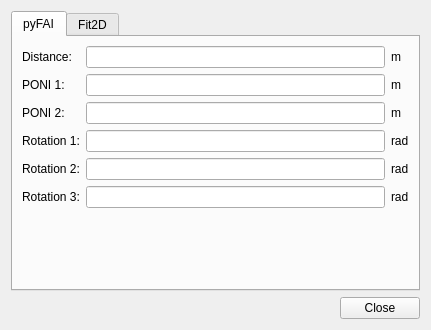
<?xml version="1.0" encoding="UTF-8"?>
<ui version="4.0">
 <class>Form</class>
 <widget class="QWidget" name="Form">
  <property name="geometry">
   <rect>
    <x>0</x>
    <y>0</y>
    <width>431</width>
    <height>330</height>
   </rect>
  </property>
  <property name="windowTitle">
   <string>Sample stage geometry</string>
  </property>
  <layout class="QVBoxLayout" name="verticalLayout">
   <item>
    <widget class="QTabWidget" name="tabWidget">
     <property name="currentIndex">
      <number>0</number>
     </property>
     <widget class="QWidget" name="tab">
      <attribute name="title">
       <string>pyFAI</string>
      </attribute>
      <layout class="QGridLayout" name="gridLayout">
       <item row="3" column="0">
        <widget class="QLabel" name="label_2">
         <property name="text">
          <string>PONI 2:</string>
         </property>
        </widget>
       </item>
       <item row="3" column="1">
        <widget class="QuantityEdit" name="_pyfaiPoni2">
         <property name="text">
          <string/>
         </property>
         <property name="alignment">
          <set>Qt::AlignRight|Qt::AlignTrailing|Qt::AlignVCenter</set>
         </property>
        </widget>
       </item>
       <item row="1" column="0">
        <widget class="QLabel" name="label">
         <property name="text">
          <string>PONI 1:</string>
         </property>
        </widget>
       </item>
       <item row="0" column="2">
        <widget class="UnitLabel" name="_pyfaiDistanceUnit">
         <property name="sizePolicy">
          <sizepolicy hsizetype="Fixed" vsizetype="Preferred">
           <horstretch>0</horstretch>
           <verstretch>0</verstretch>
          </sizepolicy>
         </property>
         <property name="text">
          <string>m</string>
         </property>
        </widget>
       </item>
       <item row="6" column="2">
        <widget class="UnitLabel" name="_pyfaiRotation3Unit">
         <property name="sizePolicy">
          <sizepolicy hsizetype="Fixed" vsizetype="Preferred">
           <horstretch>0</horstretch>
           <verstretch>0</verstretch>
          </sizepolicy>
         </property>
         <property name="text">
          <string>rad</string>
         </property>
        </widget>
       </item>
       <item row="5" column="2">
        <widget class="UnitLabel" name="_pyfaiRotation2Unit">
         <property name="sizePolicy">
          <sizepolicy hsizetype="Fixed" vsizetype="Preferred">
           <horstretch>0</horstretch>
           <verstretch>0</verstretch>
          </sizepolicy>
         </property>
         <property name="text">
          <string>rad</string>
         </property>
        </widget>
       </item>
       <item row="4" column="0">
        <widget class="QLabel" name="label_3">
         <property name="text">
          <string>Rotation 1:</string>
         </property>
        </widget>
       </item>
       <item row="6" column="0">
        <widget class="QLabel" name="label_4">
         <property name="text">
          <string>Rotation 3:</string>
         </property>
        </widget>
       </item>
       <item row="1" column="2">
        <widget class="UnitLabel" name="_pyfaiPoni1Unit">
         <property name="sizePolicy">
          <sizepolicy hsizetype="Fixed" vsizetype="Preferred">
           <horstretch>0</horstretch>
           <verstretch>0</verstretch>
          </sizepolicy>
         </property>
         <property name="text">
          <string>m</string>
         </property>
        </widget>
       </item>
       <item row="5" column="0">
        <widget class="QLabel" name="label_5">
         <property name="text">
          <string>Rotation 2:</string>
         </property>
        </widget>
       </item>
       <item row="1" column="1">
        <widget class="QuantityEdit" name="_pyfaiPoni1">
         <property name="text">
          <string/>
         </property>
         <property name="alignment">
          <set>Qt::AlignRight|Qt::AlignTrailing|Qt::AlignVCenter</set>
         </property>
        </widget>
       </item>
       <item row="5" column="1">
        <widget class="QuantityEdit" name="_pyfaiRotation2">
         <property name="text">
          <string/>
         </property>
         <property name="alignment">
          <set>Qt::AlignRight|Qt::AlignTrailing|Qt::AlignVCenter</set>
         </property>
        </widget>
       </item>
       <item row="4" column="1">
        <widget class="QuantityEdit" name="_pyfaiRotation1">
         <property name="text">
          <string/>
         </property>
         <property name="alignment">
          <set>Qt::AlignRight|Qt::AlignTrailing|Qt::AlignVCenter</set>
         </property>
        </widget>
       </item>
       <item row="6" column="1">
        <widget class="QuantityEdit" name="_pyfaiRotation3">
         <property name="text">
          <string/>
         </property>
         <property name="alignment">
          <set>Qt::AlignRight|Qt::AlignTrailing|Qt::AlignVCenter</set>
         </property>
        </widget>
       </item>
       <item row="0" column="1">
        <widget class="QuantityEdit" name="_pyfaiDistance">
         <property name="text">
          <string/>
         </property>
         <property name="alignment">
          <set>Qt::AlignRight|Qt::AlignTrailing|Qt::AlignVCenter</set>
         </property>
        </widget>
       </item>
       <item row="0" column="0">
        <widget class="QLabel" name="label_6">
         <property name="text">
          <string>Distance:</string>
         </property>
        </widget>
       </item>
       <item row="3" column="2">
        <widget class="UnitLabel" name="_pyfaiPoni2Unit">
         <property name="sizePolicy">
          <sizepolicy hsizetype="Fixed" vsizetype="Preferred">
           <horstretch>0</horstretch>
           <verstretch>0</verstretch>
          </sizepolicy>
         </property>
         <property name="text">
          <string>m</string>
         </property>
        </widget>
       </item>
       <item row="4" column="2">
        <widget class="UnitLabel" name="_pyfaiRotation1Unit">
         <property name="sizePolicy">
          <sizepolicy hsizetype="Fixed" vsizetype="Preferred">
           <horstretch>0</horstretch>
           <verstretch>0</verstretch>
          </sizepolicy>
         </property>
         <property name="text">
          <string>rad</string>
         </property>
        </widget>
       </item>
       <item row="7" column="1">
        <spacer name="verticalSpacer">
         <property name="orientation">
          <enum>Qt::Vertical</enum>
         </property>
         <property name="sizeHint" stdset="0">
          <size>
           <width>20</width>
           <height>40</height>
          </size>
         </property>
        </spacer>
       </item>
      </layout>
     </widget>
     <widget class="QWidget" name="tab_2">
      <attribute name="title">
       <string>Fit2D</string>
      </attribute>
      <layout class="QGridLayout" name="gridLayout_2">
       <item row="3" column="1">
        <widget class="QuantityEdit" name="_fit2dTilt">
         <property name="text">
          <string/>
         </property>
         <property name="alignment">
          <set>Qt::AlignRight|Qt::AlignTrailing|Qt::AlignVCenter</set>
         </property>
        </widget>
       </item>
       <item row="0" column="0">
        <widget class="QLabel" name="label_7">
         <property name="text">
          <string>Direct distance:</string>
         </property>
        </widget>
       </item>
       <item row="0" column="1">
        <widget class="QuantityEdit" name="_fit2dDistance">
         <property name="text">
          <string/>
         </property>
         <property name="alignment">
          <set>Qt::AlignRight|Qt::AlignTrailing|Qt::AlignVCenter</set>
         </property>
        </widget>
       </item>
       <item row="2" column="0">
        <widget class="QLabel" name="label_16">
         <property name="text">
          <string>Center Y:</string>
         </property>
        </widget>
       </item>
       <item row="1" column="2">
        <widget class="UnitLabel" name="_fit2dCenterXUnit">
         <property name="sizePolicy">
          <sizepolicy hsizetype="Fixed" vsizetype="Preferred">
           <horstretch>0</horstretch>
           <verstretch>0</verstretch>
          </sizepolicy>
         </property>
         <property name="text">
          <string>px</string>
         </property>
        </widget>
       </item>
       <item row="2" column="2">
        <widget class="UnitLabel" name="_fit2dCenterYUnit">
         <property name="sizePolicy">
          <sizepolicy hsizetype="Fixed" vsizetype="Preferred">
           <horstretch>0</horstretch>
           <verstretch>0</verstretch>
          </sizepolicy>
         </property>
         <property name="text">
          <string>px</string>
         </property>
        </widget>
       </item>
       <item row="4" column="1">
        <widget class="QuantityEdit" name="_fit2dTiltPlan">
         <property name="text">
          <string/>
         </property>
         <property name="alignment">
          <set>Qt::AlignRight|Qt::AlignTrailing|Qt::AlignVCenter</set>
         </property>
        </widget>
       </item>
       <item row="6" column="0">
        <widget class="QWidget" name="widget" native="true"/>
       </item>
       <item row="1" column="1">
        <widget class="QuantityEdit" name="_fit2dCenterX">
         <property name="text">
          <string/>
         </property>
         <property name="alignment">
          <set>Qt::AlignRight|Qt::AlignTrailing|Qt::AlignVCenter</set>
         </property>
        </widget>
       </item>
       <item row="4" column="2">
        <widget class="UnitLabel" name="_fit2dTiltPlanUnit">
         <property name="sizePolicy">
          <sizepolicy hsizetype="Fixed" vsizetype="Preferred">
           <horstretch>0</horstretch>
           <verstretch>0</verstretch>
          </sizepolicy>
         </property>
         <property name="text">
          <string>rad</string>
         </property>
        </widget>
       </item>
       <item row="4" column="0">
        <widget class="QLabel" name="label_18">
         <property name="text">
          <string>Tilt plan rotation:</string>
         </property>
        </widget>
       </item>
       <item row="3" column="2">
        <widget class="UnitLabel" name="_fit2dTiltUnit">
         <property name="sizePolicy">
          <sizepolicy hsizetype="Fixed" vsizetype="Preferred">
           <horstretch>0</horstretch>
           <verstretch>0</verstretch>
          </sizepolicy>
         </property>
         <property name="text">
          <string>rad</string>
         </property>
        </widget>
       </item>
       <item row="1" column="0">
        <widget class="QLabel" name="label_15">
         <property name="text">
          <string>Center X:</string>
         </property>
        </widget>
       </item>
       <item row="2" column="1">
        <widget class="QuantityEdit" name="_fit2dCenterY">
         <property name="text">
          <string/>
         </property>
         <property name="alignment">
          <set>Qt::AlignRight|Qt::AlignTrailing|Qt::AlignVCenter</set>
         </property>
        </widget>
       </item>
       <item row="6" column="1">
        <spacer name="verticalSpacer_2">
         <property name="orientation">
          <enum>Qt::Vertical</enum>
         </property>
         <property name="sizeHint" stdset="0">
          <size>
           <width>20</width>
           <height>40</height>
          </size>
         </property>
        </spacer>
       </item>
       <item row="0" column="2">
        <widget class="UnitLabel" name="_fit2dDistanceUnit">
         <property name="sizePolicy">
          <sizepolicy hsizetype="Fixed" vsizetype="Preferred">
           <horstretch>0</horstretch>
           <verstretch>0</verstretch>
          </sizepolicy>
         </property>
         <property name="text">
          <string>m</string>
         </property>
        </widget>
       </item>
       <item row="3" column="0">
        <widget class="QLabel" name="label_17">
         <property name="text">
          <string>Tilt:</string>
         </property>
        </widget>
       </item>
       <item row="5" column="0" colspan="3">
        <widget class="QLabel" name="_fit2dError">
         <property name="styleSheet">
          <string notr="true">QLabel {color: red}</string>
         </property>
         <property name="text">
          <string/>
         </property>
         <property name="alignment">
          <set>Qt::AlignCenter</set>
         </property>
         <property name="wordWrap">
          <bool>true</bool>
         </property>
        </widget>
       </item>
      </layout>
     </widget>
    </widget>
   </item>
   <item>
    <widget class="QDialogButtonBox" name="_buttonBox">
     <property name="standardButtons">
      <set>QDialogButtonBox::Close</set>
     </property>
    </widget>
   </item>
  </layout>
 </widget>
 <customwidgets>
  <customwidget>
   <class>QuantityEdit</class>
   <extends>QLineEdit</extends>
   <header>pyFAI.gui.widgets.QuantityEdit</header>
  </customwidget>
  <customwidget>
   <class>UnitLabel</class>
   <extends>QLabel</extends>
   <header>pyFAI.gui.widgets.UnitLabel</header>
  </customwidget>
 </customwidgets>
 <tabstops>
  <tabstop>tabWidget</tabstop>
  <tabstop>_pyfaiDistance</tabstop>
  <tabstop>_pyfaiPoni1</tabstop>
  <tabstop>_pyfaiPoni2</tabstop>
  <tabstop>_pyfaiRotation1</tabstop>
  <tabstop>_pyfaiRotation2</tabstop>
  <tabstop>_pyfaiRotation3</tabstop>
  <tabstop>_fit2dDistance</tabstop>
  <tabstop>_fit2dCenterX</tabstop>
  <tabstop>_fit2dCenterY</tabstop>
  <tabstop>_fit2dTilt</tabstop>
  <tabstop>_fit2dTiltPlan</tabstop>
  <tabstop>_buttonBox</tabstop>
 </tabstops>
 <resources/>
 <connections/>
</ui>
